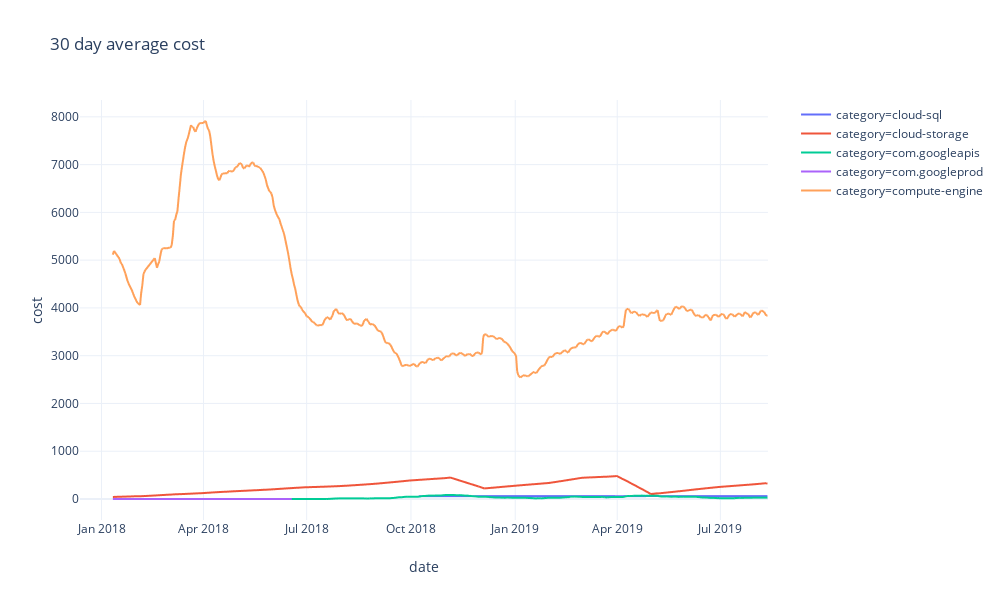

Here is the notebook cell this chart was saved with:
### Code cell
rolling_mean = category.groupby('category').rolling(30, on='date').sum().reset_index()
pe.line(rolling_mean, x='date', y='cost', color='category', width=1000, template='plotly_white', title="30 day average cost")

### Figure 1 — Plotly figure (JSON) as saved in the notebook; plotly's stock layout.template omitted (floating-point values rounded to 4 significant figures; data arrays with more than 128 entries replaced by an {"elided": "..."} marker saying what was removed)
{"data": [{"hoverlabel": {"namelength": 0}, "hovertemplate": "category=cloud-sql<br>date=%{x}<br>cost=%{y}", "legendgroup": "category=cloud-sql", "line": {"color": "#636efa", "dash": "solid"}, "mode": "lines", "name": "category=cloud-sql", "showlegend": true, "type": "scattergl", "x": {"elided": "338 str values"}, "xaxis": "x", "y": {"elided": "338 float values"}, "yaxis": "y"}, {"hoverlabel": {"namelength": 0}, "hovertemplate": "category=cloud-storage<br>date=%{x}<br>cost=%{y}", "legendgroup": "category=cloud-storage", "line": {"color": "#EF553B", "dash": "solid"}, "mode": "lines", "name": "category=cloud-storage", "showlegend": true, "type": "scattergl", "x": {"elided": "607 str values"}, "xaxis": "x", "y": {"elided": "607 float values"}, "yaxis": "y"}, {"hoverlabel": {"namelength": 0}, "hovertemplate": "category=com.googleapis<br>date=%{x}<br>cost=%{y}", "legendgroup": "category=com.googleapis", "line": {"color": "#00cc96", "dash": "solid"}, "mode": "lines", "name": "category=com.googleapis", "showlegend": true, "type": "scattergl", "x": {"elided": "607 str values"}, "xaxis": "x", "y": {"elided": "607 float values"}, "yaxis": "y"}, {"hoverlabel": {"namelength": 0}, "hovertemplate": "category=com.googleprod<br>date=%{x}<br>cost=%{y}", "legendgroup": "category=com.googleprod", "line": {"color": "#ab63fa", "dash": "solid"}, "mode": "lines", "name": "category=com.googleprod", "showlegend": true, "type": "scattergl", "x": {"elided": "187 str values"}, "xaxis": "x", "y": {"elided": "187 int values"}, "yaxis": "y"}, {"hoverlabel": {"namelength": 0}, "hovertemplate": "category=compute-engine<br>date=%{x}<br>cost=%{y}", "legendgroup": "category=compute-engine", "line": {"color": "#FFA15A", "dash": "solid"}, "mode": "lines", "name": "category=compute-engine", "showlegend": true, "type": "scattergl", "x": {"elided": "607 str values"}, "xaxis": "x", "y": {"elided": "607 float values"}, "yaxis": "y"}], "layout": {"height": 600, "legend": {"tracegroupgap": 0}, "title": {"text": "30 day average cost"}, "width": 1000, "xaxis": {"anchor": "y", "autorange": true, "domain": [0, 0.98], "range": ["2017-12-13", "2019-08-12"], "title": {"text": "date"}, "type": "date"}, "yaxis": {"anchor": "x", "autorange": true, "domain": [0, 1], "range": [-439.6, 8353.0], "title": {"text": "cost"}, "type": "linear"}}}
